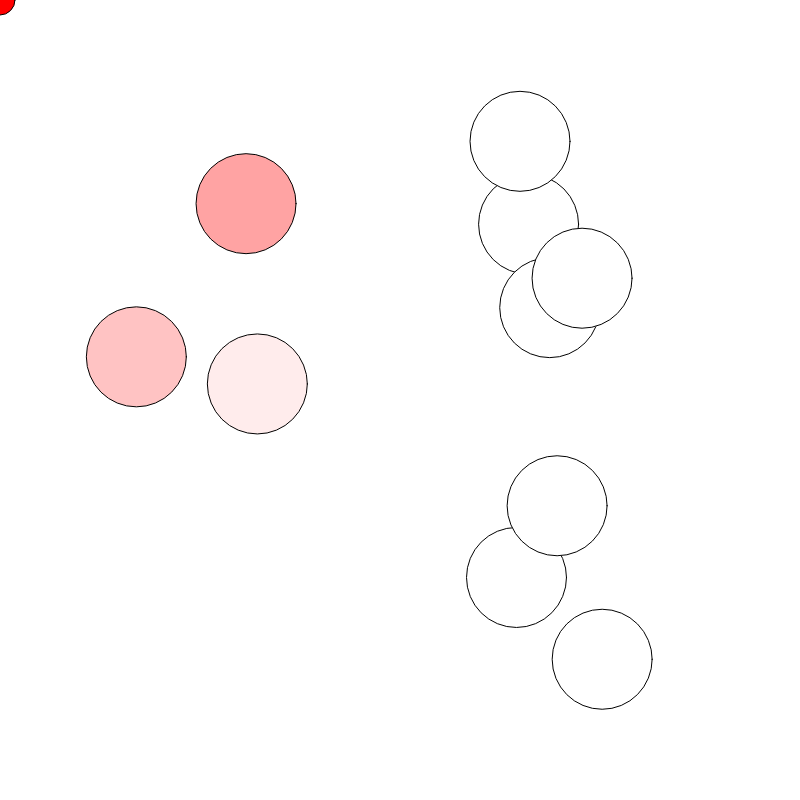
Frame 1 (no input)
Frame 60 (no input): identical to frame 1, image omitted
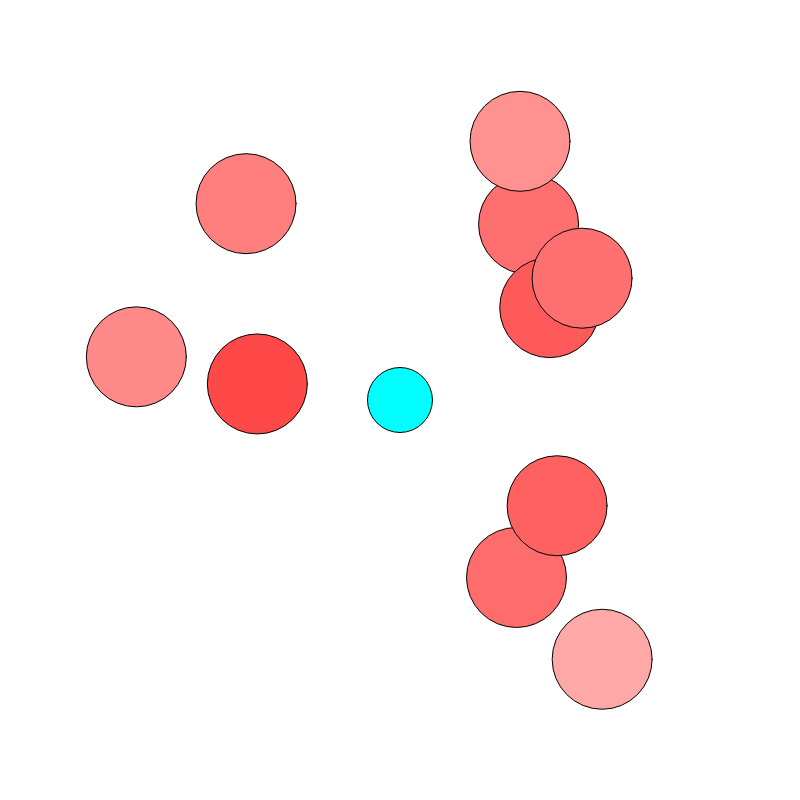
Frame 120 (the mouse pressed at the canvas centre since frame 60)

The p5.js sketch that drew these frames (run headless with seeded random() and noise() and a simulated clock; from frame 60 on, the mouse is pressed at the canvas centre):

// p5.js sketch
// ── sketch.js

let shyBalls = [];

function setup() {
    createCanvas(800, 800);
    colorMode(HSL);

    // Creamos 10 bolas vergonzosas
    for (let i = 0; i < 10; i++) {
        shyBalls.push({
            x: random(100, width - 100),
            y: random(100, height - 100)
        });
    }
}

function draw() {

    background(220);

    // TÍTULO
    fill(0, 0, 20);
    // textAlign(CENTER);
    // textSize(32);
    // text("NO ME MIRES", width / 2, 50);


    // BOLAS VERGONZOSAS
    for (let bola of shyBalls) {

        const distancia = dist(mouseX, mouseY, bola.x, bola.y);

        // Cuanto más cerca está el ratón,
        // más "vergonzosa" se vuelve la bola
        const vergonzosidad = map(distancia, 0, 500, 50, 100);

        fill(0, 100, vergonzosidad);

        circle(bola.x, bola.y, 100);
    }


    // BOLA QUE SIGUE AL RATÓN
    const hue = map(mouseY, 0, height, 0, 360);
    const d = map(mouseX, 0, width, 30, 100);

    fill(hue, 100, 50);
    circle(mouseX, mouseY, d);
}
